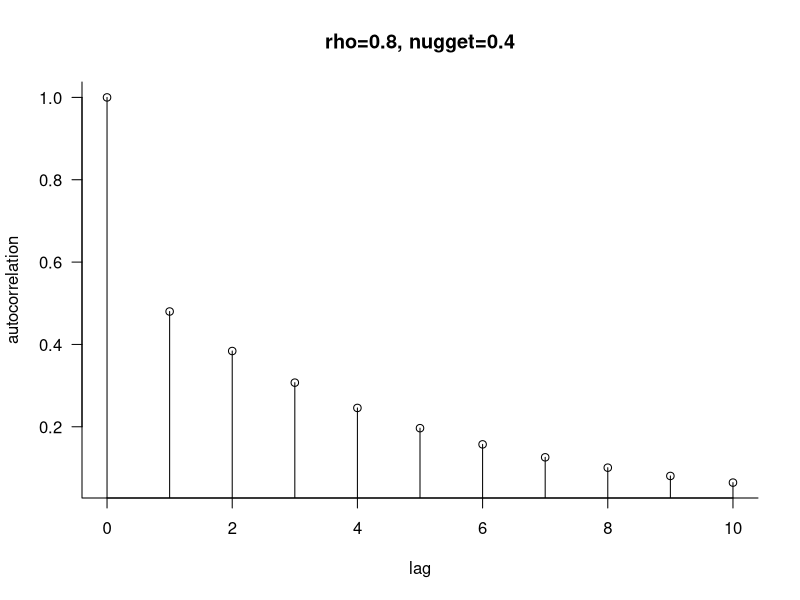

The R script that drew this image:
## ---- chunk 1
n_y <- 3
start_year <- 1
dd <- expand.grid(service=c("water","sewage","other"),
                  household=factor(1:3),
                  year=start_year + (0:(n_y-1)))
## ---- chunk 2
colnames(model.matrix(~0+service+service:year, dd))
## ---- chunk 3
rho <- 0.8
nugget <- 0.4
tvec <- 0:10
corr <- ifelse(tvec==0,1,(1-nugget)*rho^tvec)
par(las=1,bty="l")
plot(tvec,corr,type="h",xlab="lag",ylab="autocorrelation",
     main=c("rho=0.8, nugget=0.4"))
points(tvec,corr)
